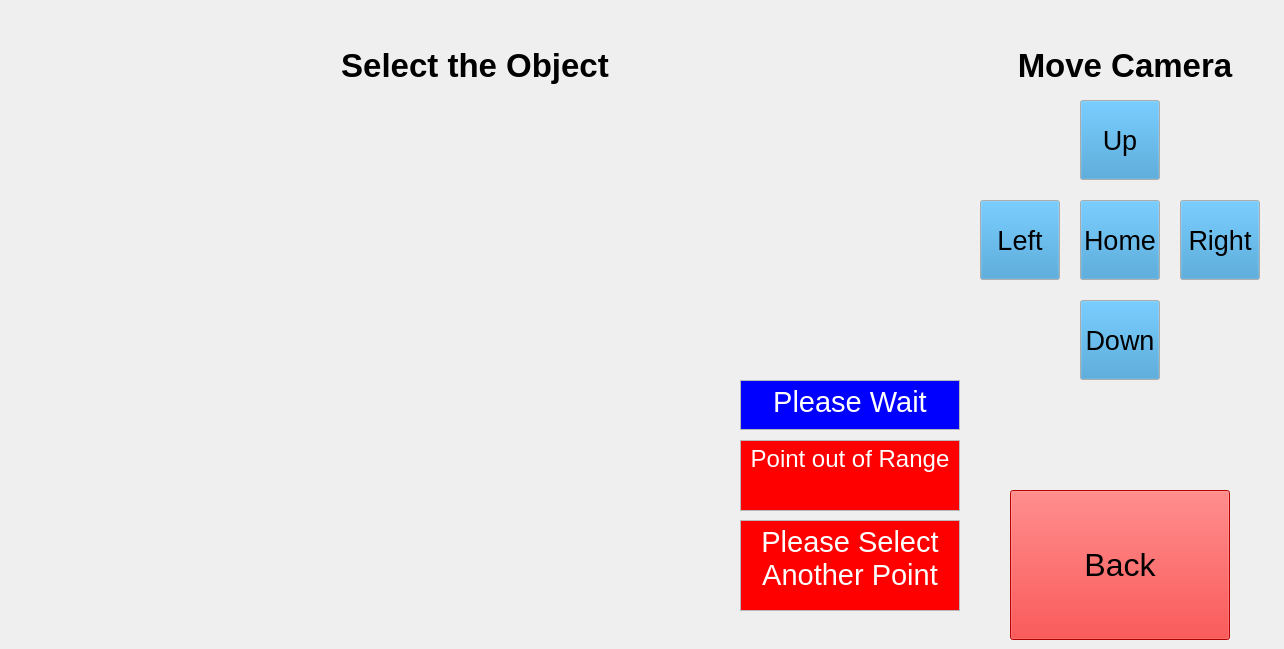
    <widget class="QWidget" name="page_2">
     <property name="enabled">
      <bool>true</bool>
     </property>
     <widget class="SceneViewer" name="DisplayCamera">
      <property name="enabled">
       <bool>true</bool>
      </property>
      <property name="geometry">
       <rect>
        <x>10</x>
        <y>100</y>
        <width>960</width>
        <height>540</height>
       </rect>
      </property>
      <property name="frameShape">
       <enum>QFrame::NoFrame</enum>
      </property>
      <property name="text">
       <string/>
      </property>
      <property name="pixmap">
       <pixmap>../../stretch_uml/src/stretch_uml/loading_icon.png</pixmap>
      </property>
      <property name="scaledContents">
       <bool>true</bool>
      </property>
     </widget>
     <widget class="QPushButton" name="CameraMoveButtonUp">
      <property name="geometry">
       <rect>
        <x>1080</x>
        <y>100</y>
        <width>80</width>
        <height>80</height>
       </rect>
      </property>
      <property name="palette">
       <palette>
        <active>
         <colorrole role="Button">
          <brush brushstyle="SolidPattern">
           <color alpha="255">
            <red>49</red>
            <green>144</green>
            <blue>203</blue>
           </color>
          </brush>
         </colorrole>
         <colorrole role="Dark">
          <brush brushstyle="SolidPattern">
           <color alpha="255">
            <red>0</red>
            <green>0</green>
            <blue>0</blue>
           </color>
          </brush>
         </colorrole>
        </active>
        <inactive>
         <colorrole role="Button">
          <brush brushstyle="SolidPattern">
           <color alpha="255">
            <red>49</red>
            <green>144</green>
            <blue>203</blue>
           </color>
          </brush>
         </colorrole>
         <colorrole role="Dark">
          <brush brushstyle="SolidPattern">
           <color alpha="255">
            <red>0</red>
            <green>0</green>
            <blue>0</blue>
           </color>
          </brush>
         </colorrole>
        </inactive>
        <disabled>
         <colorrole role="Button">
          <brush brushstyle="SolidPattern">
           <color alpha="255">
            <red>49</red>
            <green>144</green>
            <blue>203</blue>
           </color>
          </brush>
         </colorrole>
         <colorrole role="Dark">
          <brush brushstyle="SolidPattern">
           <color alpha="255">
            <red>0</red>
            <green>0</green>
            <blue>0</blue>
           </color>
          </brush>
         </colorrole>
        </disabled>
       </palette>
      </property>
      <property name="font">
       <font>
        <pointsize>20</pointsize>
       </font>
      </property>
      <property name="text">
       <string>Up</string>
      </property>
     </widget>
     <widget class="QPushButton" name="CameraMoveButtonRight">
      <property name="geometry">
       <rect>
        <x>1180</x>
        <y>200</y>
        <width>80</width>
        <height>80</height>
       </rect>
      </property>
      <property name="palette">
       <palette>
        <active>
         <colorrole role="Button">
          <brush brushstyle="SolidPattern">
           <color alpha="255">
            <red>49</red>
            <green>144</green>
            <blue>203</blue>
           </color>
          </brush>
         </colorrole>
         <colorrole role="Dark">
          <brush brushstyle="SolidPattern">
           <color alpha="255">
            <red>0</red>
            <green>0</green>
            <blue>0</blue>
           </color>
          </brush>
         </colorrole>
        </active>
        <inactive>
         <colorrole role="Button">
          <brush brushstyle="SolidPattern">
           <color alpha="255">
            <red>49</red>
            <green>144</green>
            <blue>203</blue>
           </color>
          </brush>
         </colorrole>
         <colorrole role="Dark">
          <brush brushstyle="SolidPattern">
           <color alpha="255">
            <red>0</red>
            <green>0</green>
            <blue>0</blue>
           </color>
          </brush>
         </colorrole>
        </inactive>
        <disabled>
         <colorrole role="Button">
          <brush brushstyle="SolidPattern">
           <color alpha="255">
            <red>49</red>
            <green>144</green>
            <blue>203</blue>
           </color>
          </brush>
         </colorrole>
         <colorrole role="Dark">
          <brush brushstyle="SolidPattern">
           <color alpha="255">
            <red>0</red>
            <green>0</green>
            <blue>0</blue>
           </color>
          </brush>
         </colorrole>
        </disabled>
       </palette>
      </property>
      <property name="font">
       <font>
        <pointsize>20</pointsize>
       </font>
      </property>
      <property name="text">
       <string>Right</string>
      </property>
     </widget>
     <widget class="QPushButton" name="CameraMoveButtonLeft">
      <property name="geometry">
       <rect>
        <x>980</x>
        <y>200</y>
        <width>80</width>
        <height>80</height>
       </rect>
      </property>
      <property name="palette">
       <palette>
        <active>
         <colorrole role="Button">
          <brush brushstyle="SolidPattern">
           <color alpha="255">
            <red>49</red>
            <green>144</green>
            <blue>203</blue>
           </color>
          </brush>
         </colorrole>
         <colorrole role="Dark">
          <brush brushstyle="SolidPattern">
           <color alpha="255">
            <red>0</red>
            <green>0</green>
            <blue>0</blue>
           </color>
          </brush>
         </colorrole>
        </active>
        <inactive>
         <colorrole role="Button">
          <brush brushstyle="SolidPattern">
           <color alpha="255">
            <red>49</red>
            <green>144</green>
            <blue>203</blue>
           </color>
          </brush>
         </colorrole>
         <colorrole role="Dark">
          <brush brushstyle="SolidPattern">
           <color alpha="255">
            <red>0</red>
            <green>0</green>
            <blue>0</blue>
           </color>
          </brush>
         </colorrole>
        </inactive>
        <disabled>
         <colorrole role="Button">
          <brush brushstyle="SolidPattern">
           <color alpha="255">
            <red>49</red>
            <green>144</green>
            <blue>203</blue>
           </color>
          </brush>
         </colorrole>
         <colorrole role="Dark">
          <brush brushstyle="SolidPattern">
           <color alpha="255">
            <red>0</red>
            <green>0</green>
            <blue>0</blue>
           </color>
          </brush>
         </colorrole>
        </disabled>
       </palette>
      </property>
      <property name="font">
       <font>
        <pointsize>20</pointsize>
       </font>
      </property>
      <property name="text">
       <string>Left</string>
      </property>
     </widget>
     <widget class="QPushButton" name="CameraMoveButtonDown">
      <property name="geometry">
       <rect>
        <x>1080</x>
        <y>300</y>
        <width>80</width>
        <height>80</height>
       </rect>
      </property>
      <property name="palette">
       <palette>
        <active>
         <colorrole role="Button">
          <brush brushstyle="SolidPattern">
           <color alpha="255">
            <red>49</red>
            <green>144</green>
            <blue>203</blue>
           </color>
          </brush>
         </colorrole>
         <colorrole role="Dark">
          <brush brushstyle="SolidPattern">
           <color alpha="255">
            <red>0</red>
            <green>0</green>
            <blue>0</blue>
           </color>
          </brush>
         </colorrole>
        </active>
        <inactive>
         <colorrole role="Button">
          <brush brushstyle="SolidPattern">
           <color alpha="255">
            <red>49</red>
            <green>144</green>
            <blue>203</blue>
           </color>
          </brush>
         </colorrole>
         <colorrole role="Dark">
          <brush brushstyle="SolidPattern">
           <color alpha="255">
            <red>0</red>
            <green>0</green>
            <blue>0</blue>
           </color>
          </brush>
         </colorrole>
        </inactive>
        <disabled>
         <colorrole role="Button">
          <brush brushstyle="SolidPattern">
           <color alpha="255">
            <red>49</red>
            <green>144</green>
            <blue>203</blue>
           </color>
          </brush>
         </colorrole>
         <colorrole role="Dark">
          <brush brushstyle="SolidPattern">
           <color alpha="255">
            <red>0</red>
            <green>0</green>
            <blue>0</blue>
           </color>
          </brush>
         </colorrole>
        </disabled>
       </palette>
      </property>
      <property name="font">
       <font>
        <pointsize>20</pointsize>
       </font>
      </property>
      <property name="text">
       <string>Down</string>
      </property>
     </widget>
     <widget class="QLabel" name="CameraMoveLabel">
      <property name="geometry">
       <rect>
        <x>975</x>
        <y>40</y>
        <width>300</width>
        <height>50</height>
       </rect>
      </property>
      <property name="palette">
       <palette>
        <active>
         <colorrole role="Button">
          <brush brushstyle="SolidPattern">
           <color alpha="255">
            <red>255</red>
            <green>255</green>
            <blue>255</blue>
           </color>
          </brush>
         </colorrole>
         <colorrole role="Midlight">
          <brush brushstyle="SolidPattern">
           <color alpha="255">
            <red>255</red>
            <green>255</green>
            <blue>255</blue>
           </color>
          </brush>
         </colorrole>
         <colorrole role="Dark">
          <brush brushstyle="SolidPattern">
           <color alpha="255">
            <red>127</red>
            <green>127</green>
            <blue>127</blue>
           </color>
          </brush>
         </colorrole>
         <colorrole role="Mid">
          <brush brushstyle="SolidPattern">
           <color alpha="255">
            <red>170</red>
            <green>170</green>
            <blue>170</blue>
           </color>
          </brush>
         </colorrole>
         <colorrole role="Window">
          <brush brushstyle="SolidPattern">
           <color alpha="255">
            <red>255</red>
            <green>255</green>
            <blue>255</blue>
           </color>
          </brush>
         </colorrole>
         <colorrole role="Shadow">
          <brush brushstyle="SolidPattern">
           <color alpha="255">
            <red>0</red>
            <green>0</green>
            <blue>0</blue>
           </color>
          </brush>
         </colorrole>
         <colorrole role="AlternateBase">
          <brush brushstyle="SolidPattern">
           <color alpha="255">
            <red>255</red>
            <green>255</green>
            <blue>255</blue>
           </color>
          </brush>
         </colorrole>
        </active>
        <inactive>
         <colorrole role="Button">
          <brush brushstyle="SolidPattern">
           <color alpha="255">
            <red>255</red>
            <green>255</green>
            <blue>255</blue>
           </color>
          </brush>
         </colorrole>
         <colorrole role="Midlight">
          <brush brushstyle="SolidPattern">
           <color alpha="255">
            <red>255</red>
            <green>255</green>
            <blue>255</blue>
           </color>
          </brush>
         </colorrole>
         <colorrole role="Dark">
          <brush brushstyle="SolidPattern">
           <color alpha="255">
            <red>127</red>
            <green>127</green>
            <blue>127</blue>
           </color>
          </brush>
         </colorrole>
         <colorrole role="Mid">
          <brush brushstyle="SolidPattern">
           <color alpha="255">
            <red>170</red>
            <green>170</green>
            <blue>170</blue>
           </color>
          </brush>
         </colorrole>
         <colorrole role="Window">
          <brush brushstyle="SolidPattern">
           <color alpha="255">
            <red>255</red>
            <green>255</green>
            <blue>255</blue>
           </color>
          </brush>
         </colorrole>
         <colorrole role="Shadow">
          <brush brushstyle="SolidPattern">
           <color alpha="255">
            <red>0</red>
            <green>0</green>
            <blue>0</blue>
           </color>
          </brush>
         </colorrole>
         <colorrole role="AlternateBase">
          <brush brushstyle="SolidPattern">
           <color alpha="255">
            <red>255</red>
            <green>255</green>
            <blue>255</blue>
           </color>
          </brush>
         </colorrole>
        </inactive>
        <disabled>
         <colorrole role="Button">
          <brush brushstyle="SolidPattern">
           <color alpha="255">
            <red>255</red>
            <green>255</green>
            <blue>255</blue>
           </color>
          </brush>
         </colorrole>
         <colorrole role="Midlight">
          <brush brushstyle="SolidPattern">
           <color alpha="255">
            <red>255</red>
            <green>255</green>
            <blue>255</blue>
           </color>
          </brush>
         </colorrole>
         <colorrole role="Dark">
          <brush brushstyle="SolidPattern">
           <color alpha="255">
            <red>127</red>
            <green>127</green>
            <blue>127</blue>
           </color>
          </brush>
         </colorrole>
         <colorrole role="Mid">
          <brush brushstyle="SolidPattern">
           <color alpha="255">
            <red>170</red>
            <green>170</green>
            <blue>170</blue>
           </color>
          </brush>
         </colorrole>
         <colorrole role="Window">
          <brush brushstyle="SolidPattern">
           <color alpha="255">
            <red>255</red>
            <green>255</green>
            <blue>255</blue>
           </color>
          </brush>
         </colorrole>
         <colorrole role="Shadow">
          <brush brushstyle="SolidPattern">
           <color alpha="255">
            <red>0</red>
            <green>0</green>
            <blue>0</blue>
           </color>
          </brush>
         </colorrole>
         <colorrole role="AlternateBase">
          <brush brushstyle="SolidPattern">
           <color alpha="255">
            <red>255</red>
            <green>255</green>
            <blue>255</blue>
           </color>
          </brush>
         </colorrole>
        </disabled>
       </palette>
      </property>
      <property name="font">
       <font>
        <pointsize>25</pointsize>
        <bold>true</bold>
       </font>
      </property>
      <property name="text">
       <string>Move Camera</string>
      </property>
      <property name="scaledContents">
       <bool>false</bool>
      </property>
      <property name="alignment">
       <set>Qt::AlignCenter</set>
      </property>
     </widget>
     <widget class="QLabel" name="InstructionLabelPage2">
      <property name="geometry">
       <rect>
        <x>200</x>
        <y>40</y>
        <width>550</width>
        <height>50</height>
       </rect>
      </property>
      <property name="palette">
       <palette>
        <active>
         <colorrole role="Button">
          <brush brushstyle="SolidPattern">
           <color alpha="255">
            <red>255</red>
            <green>255</green>
            <blue>255</blue>
           </color>
          </brush>
         </colorrole>
         <colorrole role="Midlight">
          <brush brushstyle="SolidPattern">
           <color alpha="255">
            <red>255</red>
            <green>255</green>
            <blue>255</blue>
           </color>
          </brush>
         </colorrole>
         <colorrole role="Dark">
          <brush brushstyle="SolidPattern">
           <color alpha="255">
            <red>127</red>
            <green>127</green>
            <blue>127</blue>
           </color>
          </brush>
         </colorrole>
         <colorrole role="Mid">
          <brush brushstyle="SolidPattern">
           <color alpha="255">
            <red>170</red>
            <green>170</green>
            <blue>170</blue>
           </color>
          </brush>
         </colorrole>
         <colorrole role="Window">
          <brush brushstyle="SolidPattern">
           <color alpha="255">
            <red>255</red>
            <green>255</green>
            <blue>255</blue>
           </color>
          </brush>
         </colorrole>
         <colorrole role="Shadow">
          <brush brushstyle="SolidPattern">
           <color alpha="255">
            <red>0</red>
            <green>0</green>
            <blue>0</blue>
           </color>
          </brush>
         </colorrole>
         <colorrole role="AlternateBase">
          <brush brushstyle="SolidPattern">
           <color alpha="255">
            <red>255</red>
            <green>255</green>
            <blue>255</blue>
           </color>
          </brush>
         </colorrole>
        </active>
        <inactive>
         <colorrole role="Button">
          <brush brushstyle="SolidPattern">
           <color alpha="255">
            <red>255</red>
            <green>255</green>
            <blue>255</blue>
           </color>
          </brush>
         </colorrole>
         <colorrole role="Midlight">
          <brush brushstyle="SolidPattern">
           <color alpha="255">
            <red>255</red>
            <green>255</green>
            <blue>255</blue>
           </color>
          </brush>
         </colorrole>
         <colorrole role="Dark">
          <brush brushstyle="SolidPattern">
           <color alpha="255">
            <red>127</red>
            <green>127</green>
            <blue>127</blue>
           </color>
          </brush>
         </colorrole>
         <colorrole role="Mid">
          <brush brushstyle="SolidPattern">
           <color alpha="255">
            <red>170</red>
            <green>170</green>
            <blue>170</blue>
           </color>
          </brush>
         </colorrole>
         <colorrole role="Window">
          <brush brushstyle="SolidPattern">
           <color alpha="255">
            <red>255</red>
            <green>255</green>
            <blue>255</blue>
           </color>
          </brush>
         </colorrole>
         <colorrole role="Shadow">
          <brush brushstyle="SolidPattern">
           <color alpha="255">
            <red>0</red>
            <green>0</green>
            <blue>0</blue>
           </color>
          </brush>
         </colorrole>
         <colorrole role="AlternateBase">
          <brush brushstyle="SolidPattern">
           <color alpha="255">
            <red>255</red>
            <green>255</green>
            <blue>255</blue>
           </color>
          </brush>
         </colorrole>
        </inactive>
        <disabled>
         <colorrole role="Button">
          <brush brushstyle="SolidPattern">
           <color alpha="255">
            <red>255</red>
            <green>255</green>
            <blue>255</blue>
           </color>
          </brush>
         </colorrole>
         <colorrole role="Midlight">
          <brush brushstyle="SolidPattern">
           <color alpha="255">
            <red>255</red>
            <green>255</green>
            <blue>255</blue>
           </color>
          </brush>
         </colorrole>
         <colorrole role="Dark">
          <brush brushstyle="SolidPattern">
           <color alpha="255">
            <red>127</red>
            <green>127</green>
            <blue>127</blue>
           </color>
          </brush>
         </colorrole>
         <colorrole role="Mid">
          <brush brushstyle="SolidPattern">
           <color alpha="255">
            <red>170</red>
            <green>170</green>
            <blue>170</blue>
           </color>
          </brush>
         </colorrole>
         <colorrole role="Window">
          <brush brushstyle="SolidPattern">
           <color alpha="255">
            <red>255</red>
            <green>255</green>
            <blue>255</blue>
           </color>
          </brush>
         </colorrole>
         <colorrole role="Shadow">
          <brush brushstyle="SolidPattern">
           <color alpha="255">
            <red>0</red>
            <green>0</green>
            <blue>0</blue>
           </color>
          </brush>
         </colorrole>
         <colorrole role="AlternateBase">
          <brush brushstyle="SolidPattern">
           <color alpha="255">
            <red>255</red>
            <green>255</green>
            <blue>255</blue>
           </color>
          </brush>
         </colorrole>
        </disabled>
       </palette>
      </property>
      <property name="font">
       <font>
        <pointsize>25</pointsize>
        <bold>true</bold>
       </font>
      </property>
      <property name="frameShape">
       <enum>QFrame::NoFrame</enum>
      </property>
      <property name="text">
       <string>Select the Object</string>
      </property>
      <property name="scaledContents">
       <bool>false</bool>
      </property>
      <property name="alignment">
       <set>Qt::AlignCenter</set>
      </property>
     </widget>
     <widget class="QPushButton" name="ButtonBack">
      <property name="geometry">
       <rect>
        <x>1010</x>
        <y>490</y>
        <width>220</width>
        <height>150</height>
       </rect>
      </property>
      <property name="palette">
       <palette>
        <active>
         <colorrole role="Button">
          <brush brushstyle="SolidPattern">
           <color alpha="255">
            <red>255</red>
            <green>0</green>
            <blue>0</blue>
           </color>
          </brush>
         </colorrole>
         <colorrole role="Light">
          <brush brushstyle="SolidPattern">
           <color alpha="255">
            <red>255</red>
            <green>127</green>
            <blue>127</blue>
           </color>
          </brush>
         </colorrole>
         <colorrole role="Midlight">
          <brush brushstyle="SolidPattern">
           <color alpha="255">
            <red>255</red>
            <green>63</green>
            <blue>63</blue>
           </color>
          </brush>
         </colorrole>
         <colorrole role="Dark">
          <brush brushstyle="SolidPattern">
           <color alpha="255">
            <red>127</red>
            <green>0</green>
            <blue>0</blue>
           </color>
          </brush>
         </colorrole>
         <colorrole role="Mid">
          <brush brushstyle="SolidPattern">
           <color alpha="255">
            <red>170</red>
            <green>0</green>
            <blue>0</blue>
           </color>
          </brush>
         </colorrole>
         <colorrole role="Window">
          <brush brushstyle="SolidPattern">
           <color alpha="255">
            <red>255</red>
            <green>0</green>
            <blue>0</blue>
           </color>
          </brush>
         </colorrole>
         <colorrole role="Shadow">
          <brush brushstyle="SolidPattern">
           <color alpha="255">
            <red>0</red>
            <green>0</green>
            <blue>0</blue>
           </color>
          </brush>
         </colorrole>
         <colorrole role="AlternateBase">
          <brush brushstyle="SolidPattern">
           <color alpha="255">
            <red>255</red>
            <green>127</green>
            <blue>127</blue>
           </color>
          </brush>
         </colorrole>
        </active>
        <inactive>
         <colorrole role="Button">
          <brush brushstyle="SolidPattern">
           <color alpha="255">
            <red>255</red>
            <green>0</green>
            <blue>0</blue>
           </color>
          </brush>
         </colorrole>
         <colorrole role="Light">
          <brush brushstyle="SolidPattern">
           <color alpha="255">
            <red>255</red>
            <green>127</green>
            <blue>127</blue>
           </color>
          </brush>
         </colorrole>
         <colorrole role="Midlight">
          <brush brushstyle="SolidPattern">
           <color alpha="255">
            <red>255</red>
            <green>63</green>
            <blue>63</blue>
           </color>
          </brush>
         </colorrole>
         <colorrole role="Dark">
          <brush brushstyle="SolidPattern">
           <color alpha="255">
            <red>127</red>
            <green>0</green>
            <blue>0</blue>
           </color>
          </brush>
         </colorrole>
         <colorrole role="Mid">
          <brush brushstyle="SolidPattern">
           <color alpha="255">
            <red>170</red>
            <green>0</green>
            <blue>0</blue>
           </color>
          </brush>
         </colorrole>
         <colorrole role="Window">
          <brush brushstyle="SolidPattern">
           <color alpha="255">
            <red>255</red>
            <green>0</green>
            <blue>0</blue>
           </color>
          </brush>
         </colorrole>
         <colorrole role="Shadow">
          <brush brushstyle="SolidPattern">
           <color alpha="255">
            <red>0</red>
            <green>0</green>
            <blue>0</blue>
           </color>
          </brush>
         </colorrole>
         <colorrole role="AlternateBase">
          <brush brushstyle="SolidPattern">
           <color alpha="255">
            <red>255</red>
            <green>127</green>
            <blue>127</blue>
           </color>
          </brush>
         </colorrole>
        </inactive>
        <disabled>
         <colorrole role="Button">
          <brush brushstyle="SolidPattern">
           <color alpha="255">
            <red>255</red>
            <green>0</green>
            <blue>0</blue>
           </color>
          </brush>
         </colorrole>
         <colorrole role="Light">
          <brush brushstyle="SolidPattern">
           <color alpha="255">
            <red>255</red>
            <green>127</green>
            <blue>127</blue>
           </color>
          </brush>
         </colorrole>
         <colorrole role="Midlight">
          <brush brushstyle="SolidPattern">
           <color alpha="255">
            <red>255</red>
            <green>63</green>
            <blue>63</blue>
           </color>
          </brush>
         </colorrole>
         <colorrole role="Dark">
          <brush brushstyle="SolidPattern">
           <color alpha="255">
            <red>127</red>
            <green>0</green>
            <blue>0</blue>
           </color>
          </brush>
         </colorrole>
         <colorrole role="Mid">
          <brush brushstyle="SolidPattern">
           <color alpha="255">
            <red>170</red>
            <green>0</green>
            <blue>0</blue>
           </color>
          </brush>
         </colorrole>
         <colorrole role="Window">
          <brush brushstyle="SolidPattern">
           <color alpha="255">
            <red>255</red>
            <green>0</green>
            <blue>0</blue>
           </color>
          </brush>
         </colorrole>
         <colorrole role="Shadow">
          <brush brushstyle="SolidPattern">
           <color alpha="255">
            <red>0</red>
            <green>0</green>
            <blue>0</blue>
           </color>
          </brush>
         </colorrole>
         <colorrole role="AlternateBase">
          <brush brushstyle="SolidPattern">
           <color alpha="255">
            <red>255</red>
            <green>0</green>
            <blue>0</blue>
           </color>
          </brush>
         </colorrole>
        </disabled>
       </palette>
      </property>
      <property name="font">
       <font>
        <pointsize>24</pointsize>
       </font>
      </property>
      <property name="text">
       <string>Back</string>
      </property>
     </widget>
     <widget class="QPushButton" name="CameraMoveButtonHome">
      <property name="geometry">
       <rect>
        <x>1080</x>
        <y>200</y>
        <width>80</width>
        <height>80</height>
       </rect>
      </property>
      <property name="palette">
       <palette>
        <active>
         <colorrole role="Button">
          <brush brushstyle="SolidPattern">
           <color alpha="255">
            <red>49</red>
            <green>144</green>
            <blue>203</blue>
           </color>
          </brush>
         </colorrole>
         <colorrole role="Dark">
          <brush brushstyle="SolidPattern">
           <color alpha="255">
            <red>0</red>
            <green>0</green>
            <blue>0</blue>
           </color>
          </brush>
         </colorrole>
        </active>
        <inactive>
         <colorrole role="Button">
          <brush brushstyle="SolidPattern">
           <color alpha="255">
            <red>49</red>
            <green>144</green>
            <blue>203</blue>
           </color>
          </brush>
         </colorrole>
         <colorrole role="Dark">
          <brush brushstyle="SolidPattern">
           <color alpha="255">
            <red>0</red>
            <green>0</green>
            <blue>0</blue>
           </color>
          </brush>
         </colorrole>
        </inactive>
        <disabled>
         <colorrole role="Button">
          <brush brushstyle="SolidPattern">
           <color alpha="255">
            <red>49</red>
            <green>144</green>
            <blue>203</blue>
           </color>
          </brush>
         </colorrole>
         <colorrole role="Dark">
          <brush brushstyle="SolidPattern">
           <color alpha="255">
            <red>0</red>
            <green>0</green>
            <blue>0</blue>
           </color>
          </brush>
         </colorrole>
        </disabled>
       </palette>
      </property>
      <property name="font">
       <font>
        <pointsize>20</pointsize>
       </font>
      </property>
      <property name="text">
       <string>Home</string>
      </property>
     </widget>
     <widget class="QTextBrowser" name="ErrorNanPoint">
      <property name="geometry">
       <rect>
        <x>740</x>
        <y>520</y>
        <width>220</width>
        <height>91</height>
       </rect>
      </property>
      <property name="html">
       <string>&lt;!DOCTYPE HTML PUBLIC &quot;-//W3C//DTD HTML 4.0//EN&quot; &quot;http://www.w3.org/TR/REC-html40/strict.dtd&quot;&gt;
&lt;html&gt;&lt;head&gt;&lt;meta name=&quot;qrichtext&quot; content=&quot;1&quot; /&gt;&lt;meta charset=&quot;utf-8&quot; /&gt;&lt;style type=&quot;text/css&quot;&gt;
p, li { white-space: pre-wrap; }
&lt;/style&gt;&lt;/head&gt;&lt;body style=&quot; font-family:'Ubuntu'; font-size:10pt; font-weight:400; font-style:normal;&quot; bgcolor=&quot;#ff0000&quot;&gt;
&lt;p align=&quot;center&quot; style=&quot; margin-top:0px; margin-bottom:0px; margin-left:0px; margin-right:0px; -qt-block-indent:0; text-indent:0px;&quot;&gt;&lt;span style=&quot; font-family:'Sans Serif'; font-size:22pt; color:#ffffff;&quot;&gt;Please Select Another Point&lt;/span&gt;&lt;/p&gt;&lt;/body&gt;&lt;/html&gt;</string>
      </property>
     </widget>
     <widget class="QTextBrowser" name="ErrorOutOfRange">
      <property name="geometry">
       <rect>
        <x>740</x>
        <y>440</y>
        <width>220</width>
        <height>71</height>
       </rect>
      </property>
      <property name="html">
       <string>&lt;!DOCTYPE HTML PUBLIC &quot;-//W3C//DTD HTML 4.0//EN&quot; &quot;http://www.w3.org/TR/REC-html40/strict.dtd&quot;&gt;
&lt;html&gt;&lt;head&gt;&lt;meta name=&quot;qrichtext&quot; content=&quot;1&quot; /&gt;&lt;meta charset=&quot;utf-8&quot; /&gt;&lt;style type=&quot;text/css&quot;&gt;
p, li { white-space: pre-wrap; }
&lt;/style&gt;&lt;/head&gt;&lt;body style=&quot; font-family:'Ubuntu'; font-size:10pt; font-weight:400; font-style:normal;&quot; bgcolor=&quot;#ff0000&quot;&gt;
&lt;p align=&quot;center&quot; style=&quot; margin-top:0px; margin-bottom:0px; margin-left:0px; margin-right:0px; -qt-block-indent:0; text-indent:0px;&quot;&gt;&lt;span style=&quot; font-family:'Sans Serif'; font-size:18pt; color:#ffffff;&quot;&gt;Point out of Range&lt;/span&gt;&lt;/p&gt;&lt;/body&gt;&lt;/html&gt;</string>
      </property>
     </widget>
     <widget class="QTextBrowser" name="PointPleaseWait">
      <property name="geometry">
       <rect>
        <x>740</x>
        <y>380</y>
        <width>220</width>
        <height>50</height>
       </rect>
      </property>
      <property name="html">
       <string>&lt;!DOCTYPE HTML PUBLIC &quot;-//W3C//DTD HTML 4.0//EN&quot; &quot;http://www.w3.org/TR/REC-html40/strict.dtd&quot;&gt;
&lt;html&gt;&lt;head&gt;&lt;meta name=&quot;qrichtext&quot; content=&quot;1&quot; /&gt;&lt;meta charset=&quot;utf-8&quot; /&gt;&lt;style type=&quot;text/css&quot;&gt;
p, li { white-space: pre-wrap; }
&lt;/style&gt;&lt;/head&gt;&lt;body style=&quot; font-family:'Ubuntu'; font-size:10pt; font-weight:400; font-style:normal;&quot; bgcolor=&quot;#0000ff&quot;&gt;
&lt;p align=&quot;center&quot; style=&quot; margin-top:0px; margin-bottom:0px; margin-left:0px; margin-right:0px; -qt-block-indent:0; text-indent:0px;&quot;&gt;&lt;span style=&quot; font-family:'Sans Serif'; font-size:22pt; color:#ffffff;&quot;&gt;Please Wait&lt;/span&gt;&lt;/p&gt;&lt;/body&gt;&lt;/html&gt;</string>
      </property>
     </widget>
    </widget>
